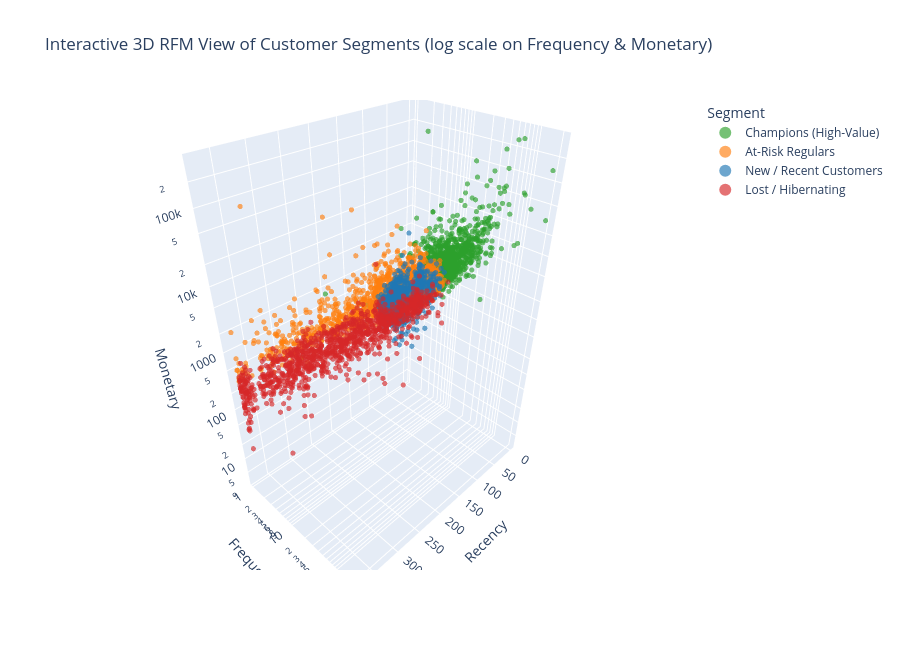
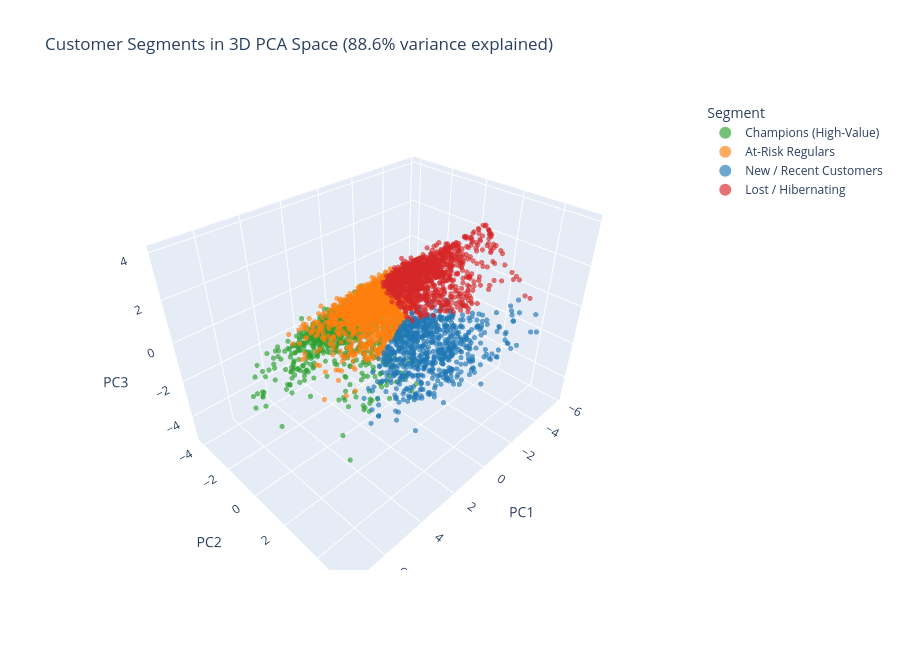

Write notebook code for charts like these, in order.
### Markdown cell above
## 16. Interactive 3D Visualisation with Plotly (Deliverable 11)
Rotate, zoom and hover over points to see each customer's details. (Interactive charts show as images or blank areas in a
printed PDF; the static fallback below is included for the PDF submission.)

### Code cell
plot_df = cust.reset_index()
fig = px.scatter_3d(plot_df, x="Recency", y="Frequency", z="Monetary", color="Segment",
                    category_orders={"Segment": SEG_ORDER}, color_discrete_map=SEG_COLORS,
                    log_y=True, log_z=True, opacity=0.65,
                    hover_data={"CustomerID": True, "AvgTransactionValue": ":.2f", "UniqueProducts": True},
                    title="Interactive 3D RFM View of Customer Segments (log scale on Frequency & Monetary)")
fig.update_traces(marker=dict(size=3)); fig.update_layout(height=650, legend=dict(itemsizing="constant"))
fig.show()

fig2 = px.scatter_3d(plot_df, x="PC1", y="PC2", z="PC3", color="Segment",
                     category_orders={"Segment": SEG_ORDER}, color_discrete_map=SEG_COLORS, opacity=0.65,
                     title=f"Customer Segments in 3D PCA Space ({np.cumsum(evr)[2]:.1%} variance explained)")
fig2.update_traces(marker=dict(size=3)); fig2.update_layout(height=650, legend=dict(itemsizing="constant"))
fig2.show()

fig.write_html("rfm_3d_clusters.html"); fig2.write_html("pca_3d_clusters.html")
print("Saved interactive HTML files: rfm_3d_clusters.html, pca_3d_clusters.html")

### Figure 1 — Plotly figure (JSON) as saved in the notebook; plotly's stock layout.template omitted (floating-point values rounded to 4 significant figures; data arrays with more than 128 entries replaced by an {"elided": "..."} marker saying what was removed)
{"data": [{"customdata": {"elided": "972x3 float values"}, "hovertemplate": "Segment=Champions (High-Value)<br>Recency=%{x}<br>Frequency=%{y}<br>Monetary=%{z}<br>CustomerID=%{customdata[0]}<br>AvgTransactionValue=%{customdata[1]:.2f}<br>UniqueProducts=%{customdata[2]}<extra></extra>", "legendgroup": "Champions (High-Value)", "marker": {"color": "#2ca02c", "opacity": 0.65, "size": 3, "symbol": "circle"}, "mode": "markers", "name": "Champions (High-Value)", "scene": "scene", "showlegend": true, "type": "scatter3d", "x": {"elided": "972 int values"}, "y": {"elided": "972 int values"}, "z": {"elided": "972 float values"}}, {"customdata": {"elided": "1528x3 float values"}, "hovertemplate": "Segment=At-Risk Regulars<br>Recency=%{x}<br>Frequency=%{y}<br>Monetary=%{z}<br>CustomerID=%{customdata[0]}<br>AvgTransactionValue=%{customdata[1]:.2f}<br>UniqueProducts=%{customdata[2]}<extra></extra>", "legendgroup": "At-Risk Regulars", "marker": {"color": "#ff7f0e", "opacity": 0.65, "size": 3, "symbol": "circle"}, "mode": "markers", "name": "At-Risk Regulars", "scene": "scene", "showlegend": true, "type": "scatter3d", "x": {"elided": "1528 int values"}, "y": {"elided": "1528 int values"}, "z": {"elided": "1528 float values"}}, {"customdata": {"elided": "726x3 float values"}, "hovertemplate": "Segment=New / Recent Customers<br>Recency=%{x}<br>Frequency=%{y}<br>Monetary=%{z}<br>CustomerID=%{customdata[0]}<br>AvgTransactionValue=%{customdata[1]:.2f}<br>UniqueProducts=%{customdata[2]}<extra></extra>", "legendgroup": "New / Recent Customers", "marker": {"color": "#1f77b4", "opacity": 0.65, "size": 3, "symbol": "circle"}, "mode": "markers", "name": "New / Recent Customers", "scene": "scene", "showlegend": true, "type": "scatter3d", "x": {"elided": "726 int values"}, "y": {"elided": "726 int values"}, "z": {"elided": "726 float values"}}, {"customdata": {"elided": "1112x3 float values"}, "hovertemplate": "Segment=Lost / Hibernating<br>Recency=%{x}<br>Frequency=%{y}<br>Monetary=%{z}<br>CustomerID=%{customdata[0]}<br>AvgTransactionValue=%{customdata[1]:.2f}<br>UniqueProducts=%{customdata[2]}<extra></extra>", "legendgroup": "Lost / Hibernating", "marker": {"color": "#d62728", "opacity": 0.65, "size": 3, "symbol": "circle"}, "mode": "markers", "name": "Lost / Hibernating", "scene": "scene", "showlegend": true, "type": "scatter3d", "x": {"elided": "1112 int values"}, "y": {"elided": "1112 int values"}, "z": {"elided": "1112 float values"}}], "layout": {"height": 650, "legend": {"itemsizing": "constant", "title": {"text": "Segment"}, "tracegroupgap": 0}, "scene": {"domain": {"x": [0.0, 1.0], "y": [0.0, 1.0]}, "xaxis": {"title": {"text": "Recency"}}, "yaxis": {"title": {"text": "Frequency"}, "type": "log"}, "zaxis": {"title": {"text": "Monetary"}, "type": "log"}}, "title": {"text": "Interactive 3D RFM View of Customer Segments (log scale on Frequency & Monetary)"}}}

### Figure 2 — Plotly figure (JSON) as saved in the notebook; plotly's stock layout.template omitted (floating-point values rounded to 4 significant figures; data arrays with more than 128 entries replaced by an {"elided": "..."} marker saying what was removed)
{"data": [{"hovertemplate": "Segment=Champions (High-Value)<br>PC1=%{x}<br>PC2=%{y}<br>PC3=%{z}<extra></extra>", "legendgroup": "Champions (High-Value)", "marker": {"color": "#2ca02c", "opacity": 0.65, "size": 3, "symbol": "circle"}, "mode": "markers", "name": "Champions (High-Value)", "scene": "scene", "showlegend": true, "type": "scatter3d", "x": {"elided": "972 float values"}, "y": {"elided": "972 float values"}, "z": {"elided": "972 float values"}}, {"hovertemplate": "Segment=At-Risk Regulars<br>PC1=%{x}<br>PC2=%{y}<br>PC3=%{z}<extra></extra>", "legendgroup": "At-Risk Regulars", "marker": {"color": "#ff7f0e", "opacity": 0.65, "size": 3, "symbol": "circle"}, "mode": "markers", "name": "At-Risk Regulars", "scene": "scene", "showlegend": true, "type": "scatter3d", "x": {"elided": "1528 float values"}, "y": {"elided": "1528 float values"}, "z": {"elided": "1528 float values"}}, {"hovertemplate": "Segment=New / Recent Customers<br>PC1=%{x}<br>PC2=%{y}<br>PC3=%{z}<extra></extra>", "legendgroup": "New / Recent Customers", "marker": {"color": "#1f77b4", "opacity": 0.65, "size": 3, "symbol": "circle"}, "mode": "markers", "name": "New / Recent Customers", "scene": "scene", "showlegend": true, "type": "scatter3d", "x": {"elided": "726 float values"}, "y": {"elided": "726 float values"}, "z": {"elided": "726 float values"}}, {"hovertemplate": "Segment=Lost / Hibernating<br>PC1=%{x}<br>PC2=%{y}<br>PC3=%{z}<extra></extra>", "legendgroup": "Lost / Hibernating", "marker": {"color": "#d62728", "opacity": 0.65, "size": 3, "symbol": "circle"}, "mode": "markers", "name": "Lost / Hibernating", "scene": "scene", "showlegend": true, "type": "scatter3d", "x": {"elided": "1112 float values"}, "y": {"elided": "1112 float values"}, "z": {"elided": "1112 float values"}}], "layout": {"height": 650, "legend": {"itemsizing": "constant", "title": {"text": "Segment"}, "tracegroupgap": 0}, "scene": {"domain": {"x": [0.0, 1.0], "y": [0.0, 1.0]}, "xaxis": {"title": {"text": "PC1"}}, "yaxis": {"title": {"text": "PC2"}}, "zaxis": {"title": {"text": "PC3"}}}, "title": {"text": "Customer Segments in 3D PCA Space (88.6% variance explained)"}}}
